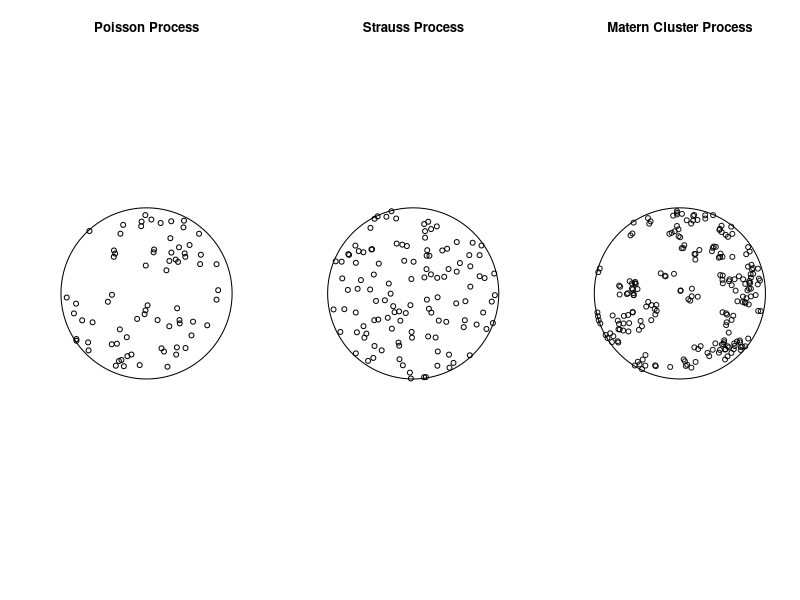
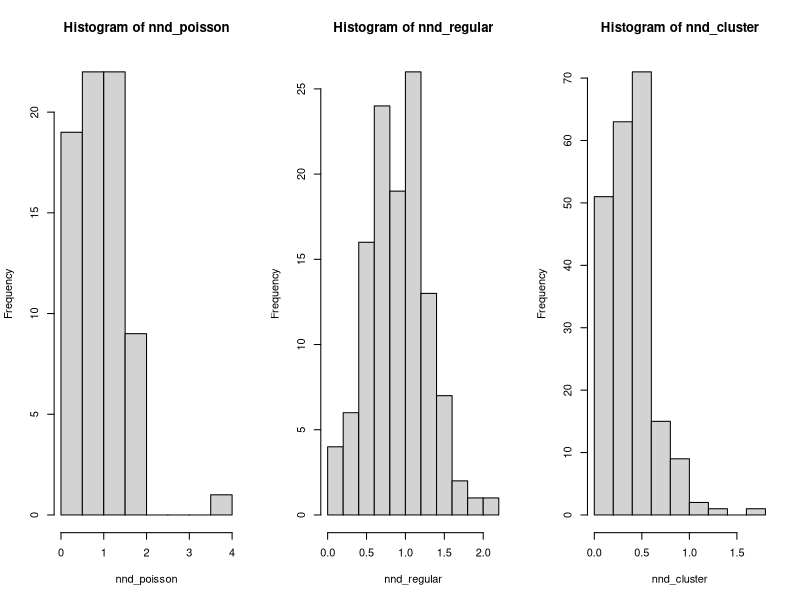
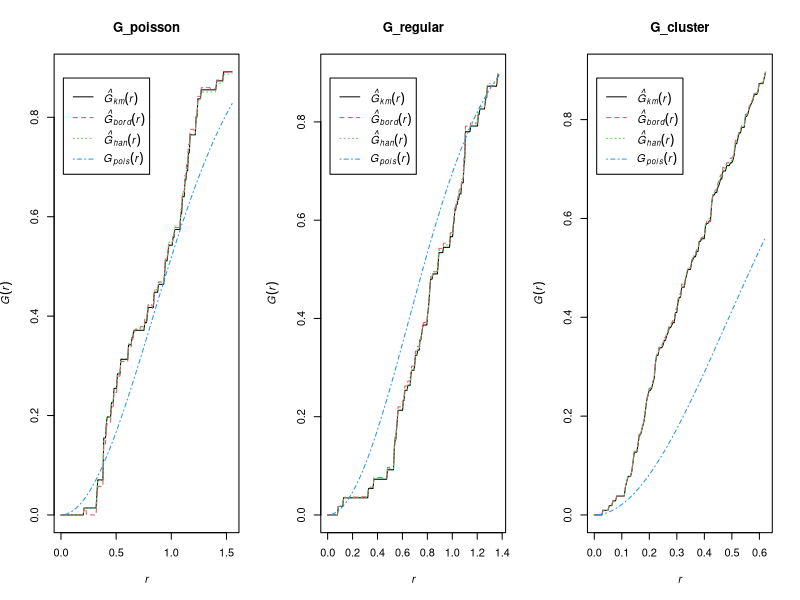
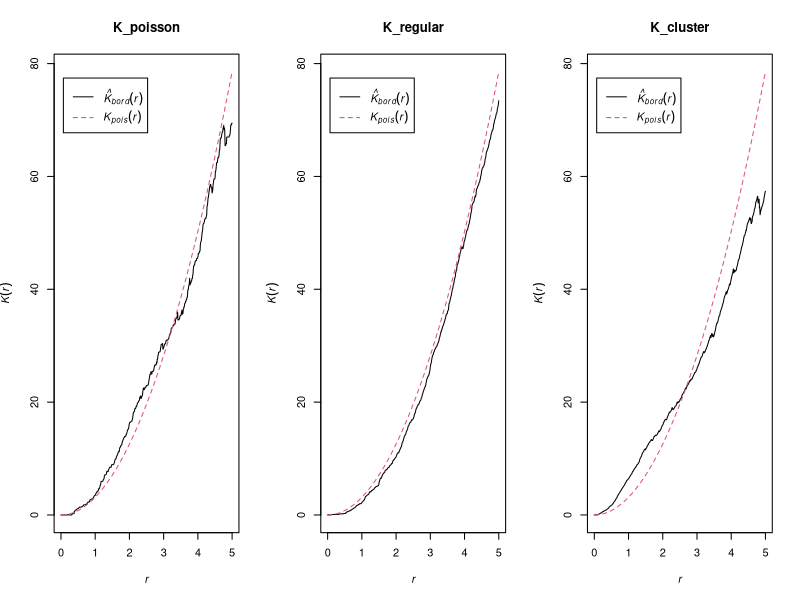
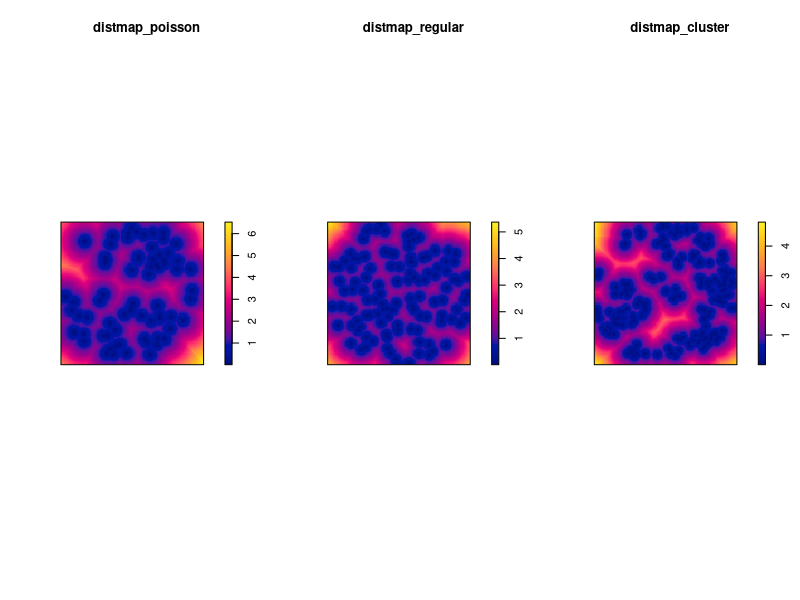

Here is the R script that generated these plots, in order:
library(spatstat)

window <- disc(radius=10)

#Task 1
#a
intensity_poisson <- 0.25  
p_poisson <- rpoispp(lambda = intensity_poisson, win = window)


#b
intensity_regular <- 0.40
p_regular <- rStrauss(beta=intensity_regular,gamma=0.5,R=0.5,W = window)

#c
kappa <- 0.15  # intensywnosc procesu rodzicielskiego
mu <- 4      #srednia liczba punktow potomnych  
p_cluster <- rMatClust(kappa = kappa, r = 1, mu = mu, win = window)


par(mfrow = c(1, 3))
plot(p_poisson, main = "Poisson Process")
plot(p_regular, main = "Strauss Process")
plot(p_cluster, main = "Matern Cluster Process")



#Task 2
nnd_poisson <- nndist(p_poisson)
nnd_regular <- nndist(p_regular)
nnd_cluster <- nndist(p_cluster)

par(mfrow = c(1, 3))
hist(nnd_poisson)
hist(nnd_regular) 
hist(nnd_cluster)



#Task 3
G_poisson <- Gest(p_poisson)
G_regular <- Gest(p_regular)
G_cluster <- Gest(p_cluster)


par(mfrow = c(1, 3))
plot(G_poisson)
plot(G_regular)
plot(G_cluster)



#Task 4
K_poisson <- Kest(p_poisson, correction = "border")
K_regular <- Kest(p_regular, correction = "border")
K_cluster <- Kest(p_cluster, correction = "border")

par(mfrow = c(1, 3))
plot(K_poisson)
plot(K_regular)
plot(K_cluster)



#Task 5
distmap_poisson <- distmap(p_poisson)
distmap_regular <- distmap(p_regular)
distmap_cluster <- distmap(p_cluster)

par(mfrow = c(1, 3))
plot(distmap_poisson)
plot(distmap_regular)
plot(distmap_cluster)
